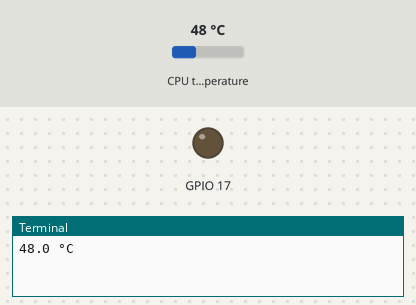
Simulated run of this program. Board: Raspberry Pi (BCM pin numbers). Parts: output pins drawn as LEDs (lit = HIGH), the last lines printed to the terminal. The inputs (shaded band) are chosen by the test bench; at power-on: CPU temperature 48 °C.

Above: at 1.2 s.
1.3 s: CPU temperature set to 52 °C
At 10.8 s:
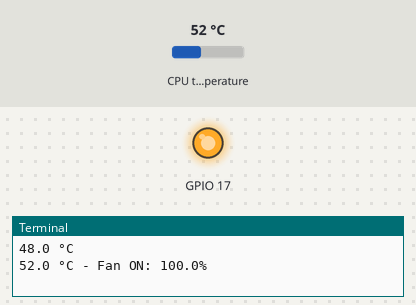
11.5 s: CPU temperature set to 47 °C
21.2 s: CPU temperature set to 44 °C
At 30.8 s:
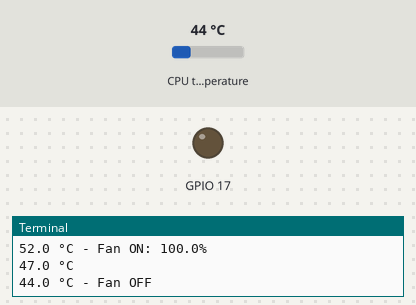
31.5 s: CPU temperature set to 58 °C
At 40.9 s:
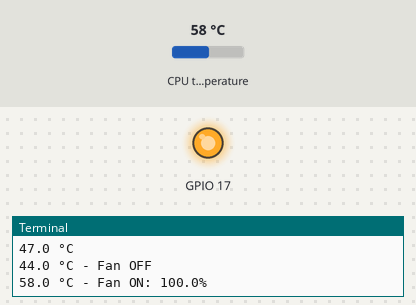
41.5 s: CPU temperature set to 31 °C
At 50.9 s:
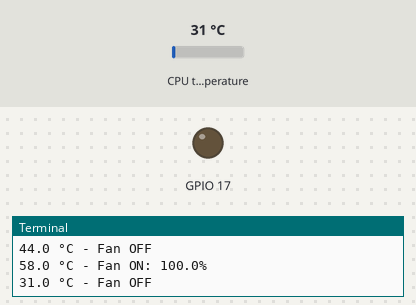
Timing chart, 0 to 52.4 s (numbered marks = the images above; inputs shaded):
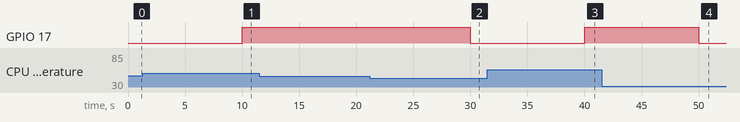

Measured:
- the behaviour switches between 50 and 51 °C on CPU temperature (found by bisection; images 0 and 1)
- the behaviour switches between 46 and 45 °C on CPU temperature (found by bisection; images 1 and 2)
- after the input at 1.3 s, GPIO 17: LOW → HIGH after 8.7 s
- after the input at 21.2 s, GPIO 17: HIGH → LOW after 8.8 s
- after the input at 31.5 s, GPIO 17: LOW → HIGH after 8.5 s
- after the input at 41.5 s, GPIO 17: HIGH → LOW after 8.5 s

The program:

fan.py
```python
#!/usr/bin/env -S python3 -u
import sys
import time
import atexit

import RPi.GPIO as GPIO
GPIO.setmode(GPIO.BCM)

@atexit.register
def cleanup():
    print("Cleanup before exit.")
    GPIO.cleanup()

class Fan:
    def __init__(self, pin, initial_state=0):
        self.pin   = pin
        self.state = initial_state

        GPIO.setup(pin,GPIO.OUT) # make pin into an output

    @property
    def state(self):
        return GPIO.input(self.pin)

    @state.setter
    def state(self, value):
        return GPIO.output(self.pin, value)

    @property
    def enabled(self):
        return self.state == 1

    def on(self):
        self.state = 1

    def off(self):
        self.state = 0

class PWMFan(Fan):
    def __init__(self, pin, initial_state=0, frequency=100):
        self.pin       = pin
        self.frequency = frequency

        GPIO.setup(pin,GPIO.OUT) # make pin into an output
        self.pwm       = GPIO.PWM(pin, frequency)
        self.state     = initial_state

        self.pwm.start(self.dc)

    @property
    def dc(self):
        return self._state * 100

    @dc.setter
    def dc(self, value):
        self.pwm.ChangeDutyCycle(value)
        self._state = value / 100

    @property
    def state(self):
        return self._state

    @state.setter
    def state(self, value):
        self.dc = value * 100
        return self._state

    @property
    def enabled(self):
        return self.state > 0

class TemperatureController:
    def __init__(self, interval, fan):
        self.interval = interval
        self.fan      = fan

        self.update_temp()
    def read_temp(self):
        with open("/sys/class/thermal/thermal_zone0/temp", 'r') as f:
            return float(f.read())/1000

    def update_temp(self):
        curr_temp=self.read_temp()
        self.temp=curr_temp

    def loop(self):
        while True:
            self.run()
            time.sleep(self.interval)

    def run(self):
        pass

class SimpleController(TemperatureController):
    def __init__(self, interval, high_temp, low_temp, fan):
        self.high_temp  = high_temp
        self.low_temp   = low_temp

        super().__init__(interval, fan)

    def run(self):
        self.update_temp()
        if not self.fan.enabled and self.temp > self.high_temp: # upper bound to turn on the fan
            self.fan.on()
            print("{} °C - {}: {}%".format(self.temp, 'Fan ON', self.fan.dc))
        elif self.temp < self.low_temp: # lower bound to turn off the fan
            self.fan.off()
            print("{} °C - {}".format(self.temp, 'Fan OFF'))
        else:
            print("{} °C".format(self.temp))

class TableController(TemperatureController):
    def __init__(self, interval, high_temp, low_temp, fan):
        self.high_temp  = high_temp
        self.low_temp   = low_temp

        super().__init__(interval, fan)

    def run(self):
        self.update_temp()
        if not self.fan.enabled and self.temp > self.high_temp: # upper bound to turn on the fan
            self.fan.on()
            print("{} °C - {}: {}%".format(self.temp, 'Fan ON', self.fan.dc))
        elif self.fan.enabled and self.temp < self.low_temp: # lower bound to turn off the fan
            self.fan.off()
            print("{} °C - {}".format(self.temp, 'Fan OFF'))
        else:
            print("{} °C".format(self.temp))

def main():
    fan=PWMFan(17)
    controller = SimpleController(interval=10.0, high_temp=50.0, low_temp=46.0, fan=fan)
    controller.loop()

if __name__ == '__main__':
    main()
```
